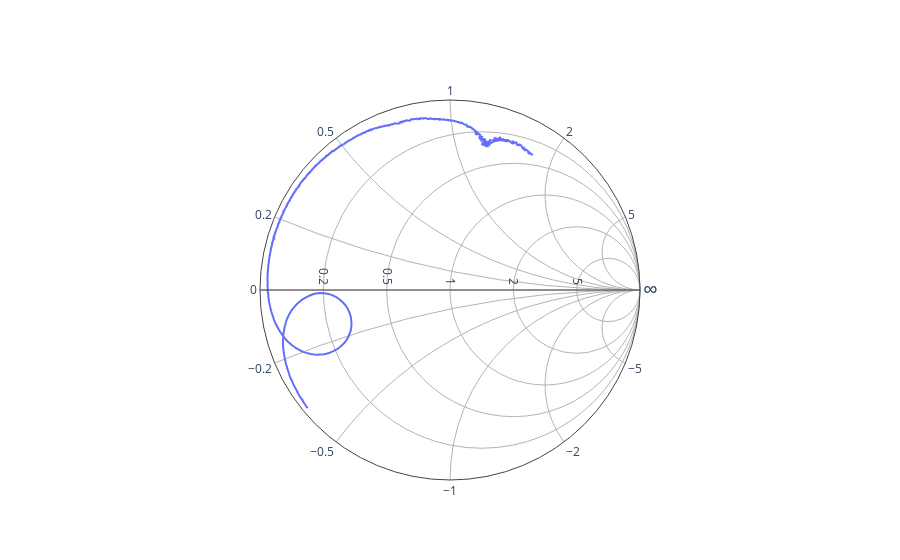

Notebook code for this chart:
### Markdown cell above
## Single capture and plot smith chart

### Code cell
send_hex_data_and_receive(ip_address, port_number, Get_smith)
remove_5x(filename + '.bin')
dec_frequencies, dec_real, dec_imag = decode_file('corrected_' + filename)
write_touchstone(filename, dec_frequencies, dec_real, dec_imag)

ntwk = rf.Network(filename + ".s1p")
frequencies = ntwk.f
real_parts = ntwk.z[:, 0, 0].real / 50
imag_parts = ntwk.z[:, 0, 0].imag / 50
    
fig = go.Figure(go.Scattersmith(
    imag=imag_parts,
    real=real_parts,
    marker=dict(
        size=1,  # Taille des marqueurs
        line=dict(
            width=2  # Épaisseur du contour des marqueurs
        )
    ),
        text=[f"{freq/1e6:.2f} MHz, {real*50:.2f} + j{imag*50:.2f} Ω" for freq, real, imag in zip(frequencies, real_parts, imag_parts)],
    ))

# Afficher la figure
fig.show()

### Figure 1 — Plotly figure (JSON) as saved in the notebook; plotly's stock layout.template omitted (floating-point values rounded to 4 significant figures; data arrays with more than 128 entries replaced by an {"elided": "..."} marker saying what was removed)
{"data": [{"imag": {"elided": "1001 float values"}, "marker": {"line": {"width": 2}, "size": 1}, "real": {"elided": "1001 float values"}, "text": {"elided": "1001 str values"}, "type": "scattersmith"}], "layout": {}}
